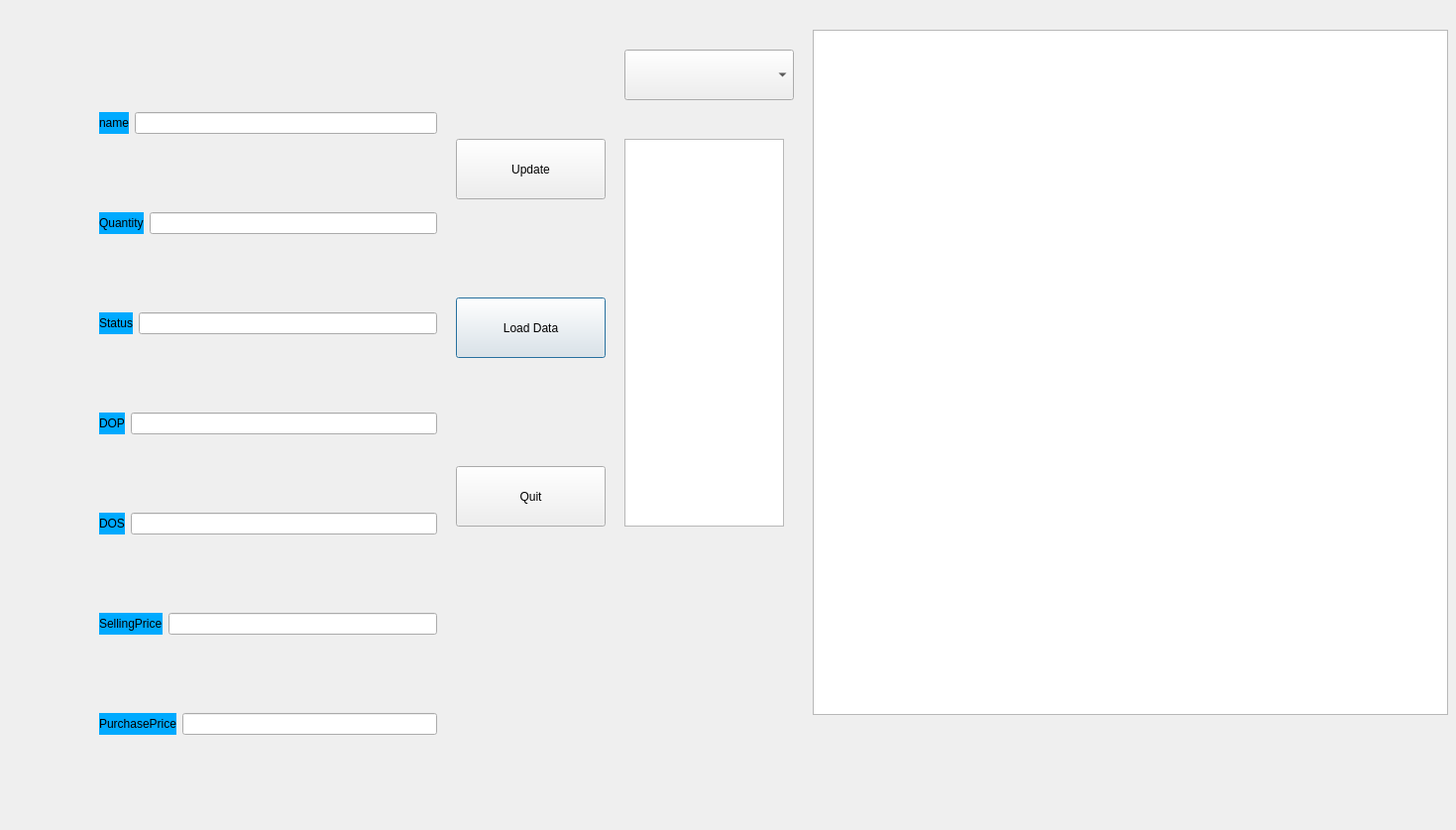
<?xml version="1.0" encoding="UTF-8"?>
<ui version="4.0">
 <class>updateItem</class>
 <widget class="QDialog" name="updateItem">
  <property name="geometry">
   <rect>
    <x>0</x>
    <y>0</y>
    <width>1469</width>
    <height>837</height>
   </rect>
  </property>
  <property name="windowTitle">
   <string>Dialog</string>
  </property>
  <widget class="QPushButton" name="pushButton_loadInfo">
   <property name="geometry">
    <rect>
     <x>460</x>
     <y>300</y>
     <width>151</width>
     <height>61</height>
    </rect>
   </property>
   <property name="styleSheet">
    <string notr="true">font: 75 14pt &quot;MS Shell Dlg 2&quot;;</string>
   </property>
   <property name="text">
    <string>Load Data</string>
   </property>
  </widget>
  <widget class="QPushButton" name="pushButton_update">
   <property name="geometry">
    <rect>
     <x>460</x>
     <y>140</y>
     <width>151</width>
     <height>61</height>
    </rect>
   </property>
   <property name="styleSheet">
    <string notr="true">font: 75 14pt &quot;MS Shell Dlg 2&quot;;</string>
   </property>
   <property name="text">
    <string>Update</string>
   </property>
  </widget>
  <widget class="QListView" name="listView">
   <property name="geometry">
    <rect>
     <x>630</x>
     <y>140</y>
     <width>161</width>
     <height>391</height>
    </rect>
   </property>
   <property name="styleSheet">
    <string notr="true">font: 75 14pt &quot;MS Shell Dlg 2&quot;;
color: rgb(255, 255, 255);</string>
   </property>
  </widget>
  <widget class="QTableView" name="tableView">
   <property name="geometry">
    <rect>
     <x>820</x>
     <y>30</y>
     <width>641</width>
     <height>691</height>
    </rect>
   </property>
   <property name="styleSheet">
    <string notr="true">font: 75 10pt &quot;MS Shell Dlg 2&quot;;</string>
   </property>
  </widget>
  <widget class="QComboBox" name="comboBox">
   <property name="geometry">
    <rect>
     <x>630</x>
     <y>50</y>
     <width>171</width>
     <height>51</height>
    </rect>
   </property>
   <property name="styleSheet">
    <string notr="true">font: 75 14pt &quot;MS Shell Dlg 2&quot;;</string>
   </property>
  </widget>
  <widget class="QPushButton" name="pushButton_quit">
   <property name="geometry">
    <rect>
     <x>460</x>
     <y>470</y>
     <width>151</width>
     <height>61</height>
    </rect>
   </property>
   <property name="styleSheet">
    <string notr="true">font: 75 14pt &quot;MS Shell Dlg 2&quot;;</string>
   </property>
   <property name="text">
    <string>Quit</string>
   </property>
  </widget>
  <widget class="QWidget" name="layoutWidget">
   <property name="geometry">
    <rect>
     <x>100</x>
     <y>40</y>
     <width>341</width>
     <height>781</height>
    </rect>
   </property>
   <layout class="QVBoxLayout" name="verticalLayout_3">
    <item>
     <layout class="QHBoxLayout" name="horizontalLayout_15">
      <item>
       <widget class="QLabel" name="label_15">
        <property name="styleSheet">
         <string notr="true">background-color: rgb(0, 170, 255);
font: 75 14pt &quot;MS Shell Dlg 2&quot;;
border-color: rgb(0, 170, 255);</string>
        </property>
        <property name="text">
         <string>name</string>
        </property>
       </widget>
      </item>
      <item>
       <widget class="QLineEdit" name="lineEdit_sName_3">
        <property name="styleSheet">
         <string notr="true">font: 75 12pt &quot;MS Shell Dlg 2&quot;;</string>
        </property>
       </widget>
      </item>
     </layout>
    </item>
    <item>
     <layout class="QHBoxLayout" name="horizontalLayout_16">
      <item>
       <widget class="QLabel" name="label_16">
        <property name="styleSheet">
         <string notr="true">background-color: rgb(0, 170, 255);
font: 75 14pt &quot;MS Shell Dlg 2&quot;;
border-color: rgb(0, 170, 255);</string>
        </property>
        <property name="text">
         <string>Quantity</string>
        </property>
       </widget>
      </item>
      <item>
       <widget class="QLineEdit" name="lineEdit_sQuantity_3">
        <property name="styleSheet">
         <string notr="true">font: 75 12pt &quot;MS Shell Dlg 2&quot;;</string>
        </property>
       </widget>
      </item>
     </layout>
    </item>
    <item>
     <layout class="QHBoxLayout" name="horizontalLayout_17">
      <item>
       <widget class="QLabel" name="label_17">
        <property name="styleSheet">
         <string notr="true">background-color: rgb(0, 170, 255);
font: 75 14pt &quot;MS Shell Dlg 2&quot;;
border-color: rgb(0, 170, 255);</string>
        </property>
        <property name="text">
         <string>Status</string>
        </property>
       </widget>
      </item>
      <item>
       <widget class="QLineEdit" name="lineEdit_sStatus_3">
        <property name="styleSheet">
         <string notr="true">font: 75 12pt &quot;MS Shell Dlg 2&quot;;</string>
        </property>
       </widget>
      </item>
     </layout>
    </item>
    <item>
     <layout class="QHBoxLayout" name="horizontalLayout_18">
      <item>
       <widget class="QLabel" name="label_18">
        <property name="styleSheet">
         <string notr="true">background-color: rgb(0, 170, 255);
font: 75 14pt &quot;MS Shell Dlg 2&quot;;
border-color: rgb(0, 170, 255);</string>
        </property>
        <property name="text">
         <string>DOP</string>
        </property>
       </widget>
      </item>
      <item>
       <widget class="QLineEdit" name="lineEdit_sDOP_3">
        <property name="styleSheet">
         <string notr="true">font: 75 12pt &quot;MS Shell Dlg 2&quot;;</string>
        </property>
       </widget>
      </item>
     </layout>
    </item>
    <item>
     <layout class="QHBoxLayout" name="horizontalLayout_19">
      <item>
       <widget class="QLabel" name="label_19">
        <property name="styleSheet">
         <string notr="true">background-color: rgb(0, 170, 255);
font: 75 14pt &quot;MS Shell Dlg 2&quot;;
border-color: rgb(0, 170, 255);</string>
        </property>
        <property name="text">
         <string>DOS</string>
        </property>
       </widget>
      </item>
      <item>
       <widget class="QLineEdit" name="lineEdit_sDOS_3">
        <property name="styleSheet">
         <string notr="true">font: 75 12pt &quot;MS Shell Dlg 2&quot;;</string>
        </property>
       </widget>
      </item>
     </layout>
    </item>
    <item>
     <layout class="QHBoxLayout" name="horizontalLayout_20">
      <item>
       <widget class="QLabel" name="label_20">
        <property name="styleSheet">
         <string notr="true">background-color: rgb(0, 170, 255);
font: 75 14pt &quot;MS Shell Dlg 2&quot;;
border-color: rgb(0, 170, 255);</string>
        </property>
        <property name="text">
         <string>SellingPrice</string>
        </property>
       </widget>
      </item>
      <item>
       <widget class="QLineEdit" name="lineEdit_sSellingPrice_3">
        <property name="styleSheet">
         <string notr="true">font: 75 12pt &quot;MS Shell Dlg 2&quot;;</string>
        </property>
       </widget>
      </item>
     </layout>
    </item>
    <item>
     <layout class="QHBoxLayout" name="horizontalLayout_21">
      <item>
       <widget class="QLabel" name="label_21">
        <property name="styleSheet">
         <string notr="true">background-color: rgb(0, 170, 255);
font: 75 14pt &quot;MS Shell Dlg 2&quot;;
border-color: rgb(0, 170, 255);</string>
        </property>
        <property name="text">
         <string>PurchasePrice</string>
        </property>
       </widget>
      </item>
      <item>
       <widget class="QLineEdit" name="lineEdit_sPurchasePrice_3">
        <property name="styleSheet">
         <string notr="true">font: 75 12pt &quot;MS Shell Dlg 2&quot;;</string>
        </property>
       </widget>
      </item>
     </layout>
    </item>
   </layout>
  </widget>
 </widget>
 <resources/>
 <connections/>
</ui>
